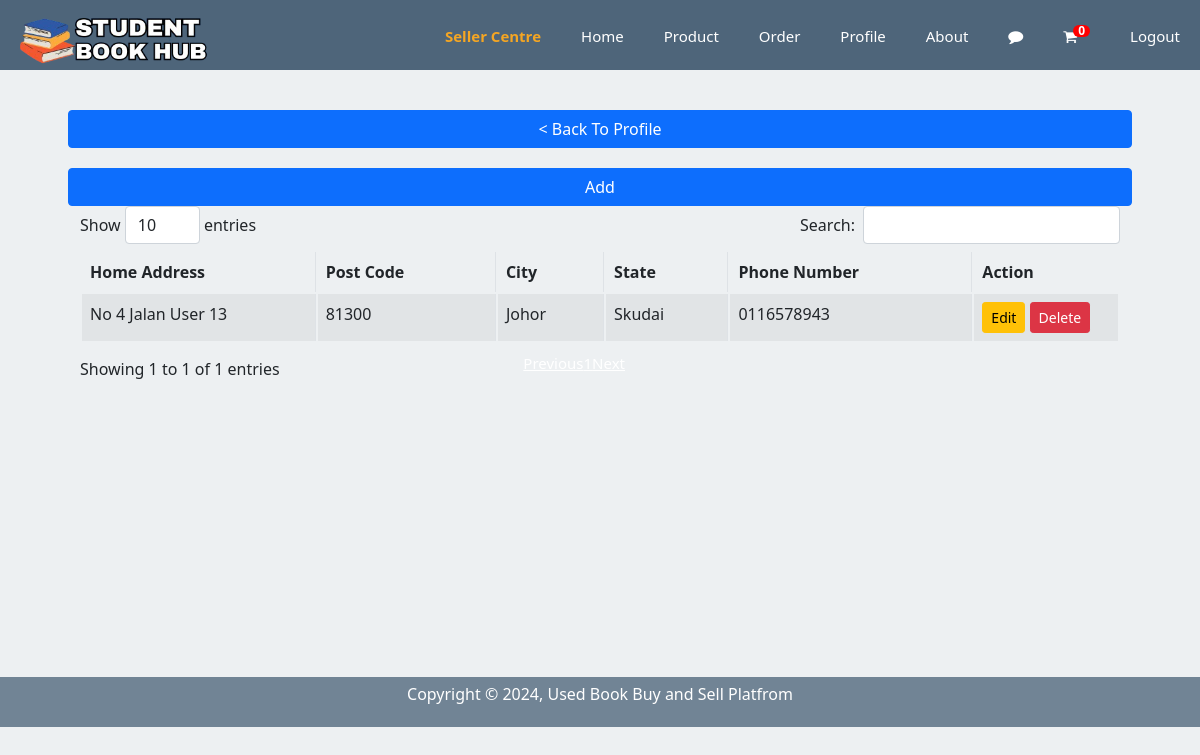
Page /buyer/address.php (signed in) on the committed database.
### tables this page shows
CREATE TABLE IF NOT EXISTS `address` (
  `id` int(11) NOT NULL AUTO_INCREMENT,
  `email` varchar(255) NOT NULL,
  `home_address` varchar(255) DEFAULT NULL,
  `zip` varchar(255) DEFAULT NULL,
  `state` varchar(255) DEFAULT NULL,
  `area` varchar(255) DEFAULT NULL,
  `phone_number` varchar(255) DEFAULT NULL,
  PRIMARY KEY (`id`)
);

### buyer/address.php (the view, shortened to what this page needs)
<?php
include '../config.php';
	$email = $_SESSION['email'];
$sqli = "SELECT COUNT(*) AS countquantity FROM cart WHERE email='$email'";
$duration = $conn->query($sqli);
$record = $duration->fetch_array();
$totalquantity = $record['countquantity'];
?>
<!DOCTYPE html>
<html>
<head>
    <link rel="stylesheet" href="../css/menu.css">
	<link rel="stylesheet" type="text/css" href="../css/bootstrap.min.css">
	<link rel="stylesheet" type="text/css" href="../css/dataTable.bootstrap.min.css">
  <link rel="stylesheet" href="https://cdnjs.cloudflare.com/ajax/libs/font-awesome/4.7.0/css/font-awesome.min.css">
</head>
<body>
<body style="background:#edf0f2;">
<header class="header">
            <a href="../buyer/buyerMain.php" class="logo" style="margin-top:-10px;"><img src="../images/logo/logo01.png" height="50px" alt=""></a>
	    <ul class="menu">
            <li><a href="../seller/sellerMain.php" style="color:#f5a623;font-weight:bold;">Seller Centre</a></li>
            <li><a href="buyerMain.php">Home</a></li>
            <li><a href="buyerProduct.php">Product</a></li>
    		<li><a href="order.php">Order</a></li>
    		<li><a href="buyerProfile.php">Profile</a></li>
			<li><a href="about_us.php">About</a></li>
            <li style="list-style-type: none;"><a href="chat.php"><i class="fa fa-comment" style="font-size:15px;color:white;"></i></a></li>
            <li style="list-style-type: none;"><a href="cart.php"><i class="fa fa-shopping-cart" style="font-size:15px;color:white;"></i> <span class='badge badge-warning' id='lblCartCount'><?php echo $totalquantity ?></span></a></li>
    		<li><a href="../logout.php">Logout</a></li>
        </ul>
        </header>
		<div style="margin:40px 80px 80px 80px;">
      <div class="row">
				<a href="buyerProfile.php"  class="btn btn-primary" style="margin-bottom:20px;"> < Back To Profile</a>
        <a href="#buyerProfile.php" data-toggle="modal" class="btn btn-primary pull-right"><span class="glyphicon glyphicon-plus"></span> Add</a>
      </div>
			<div class="row">
				<table id="myTable" class="table table-bordered table-striped">
					<thead>
						<th>Home Address</th>
						<th>Post Code</th>
						<th>City</th>
						<th>State</th>
						<th>Phone Number</th>
						<th width="14%">Action</th>
					</thead>
					<tbody>
						<?php
							include_once('../config.php');
							$sql = "SELECT * FROM address WHERE email='$email'";
							$query = $conn->query($sql);
							while($row = $query->fetch_assoc()){
								echo
								"<tr>
									<td>".$row['home_address']."</td>
									<td>".$row['zip']."</td>
									<td>".$row['state']."</td>
									<td>".$row['area']."</td>
									<td>".$row['phone_number']."</td>
									<td>
										<a href='#edit_".$row['id']."' class='btn btn-warning btn-sm' data-toggle='modal'> Edit</a>
										<a href='#delete_".$row['id']."' class='btn btn-danger btn-sm' data-toggle='modal'> Delete</a>
									</td>
								</tr>";
							}
						?>
					</tbody>
				</table>
			</div>
		</div>
</body>
<br><br><br><br><br><br><br><br><br>
<footer>
  <p>Copyright &copy; <script>document.write(new Date().getFullYear());</script>, Used Book Buy and Sell Platfrom</p>
</footer>
</html>

### css/menu.css (style rules this page uses)
body { margin: 0; padding: 0; font-family: Helvetica, sans-serif; }
a { color: white; }
.header { background-color: #4e657a; position: relative; width: 100%; z-index: 3; padding-bottom: 70px; }
.header ul { margin: 0; padding: 0; display: inline-block; list-style: none; overflow: hidden; background-color: #4e657a; }
.header li a { display: block; padding: 20px 20px; border-right: white; text-decoration: none; }
.header .logo { display: block; float: left; font-size: 3em; padding: 10px 20px; text-decoration: none; }
.header .menu { clear: both; max-height: 0; padding-top:5px; transition: max-height .2s ease-out; }
footer { text-align: center; background-color: #718495; color: #fff; padding-top: 5px; padding-bottom: 5px; position: sticky; top: 100%; width: 100%; }
@media (min-width: 60em) { .header li { float: left; } }
@media (min-width: 60em) { .header li a { padding: 20px 20px; } }
@media (min-width: 60em) { .header .menu { clear: none; float: right; max-height: none; } }

### buyer/address.php (style rules this page uses)
a { color:white; font-size: 15px; }
#lblCartCount { font-size: 12px; background: #ff0000; color: #fff; padding: 0 5px; vertical-align: top; margin-left: -8px; }
.badge { padding-left: 9px; padding-right: 9px; -webkit-border-radius: 9px; -moz-border-radius: 9px; border-radius: 9px; }

### rows in the picture
address: home_address "No 4 Jalan User 13", zip "81300", state "Johor", area "Skudai", phone_number "0116578943"

### other values in the picture
$totalquantity "0"
